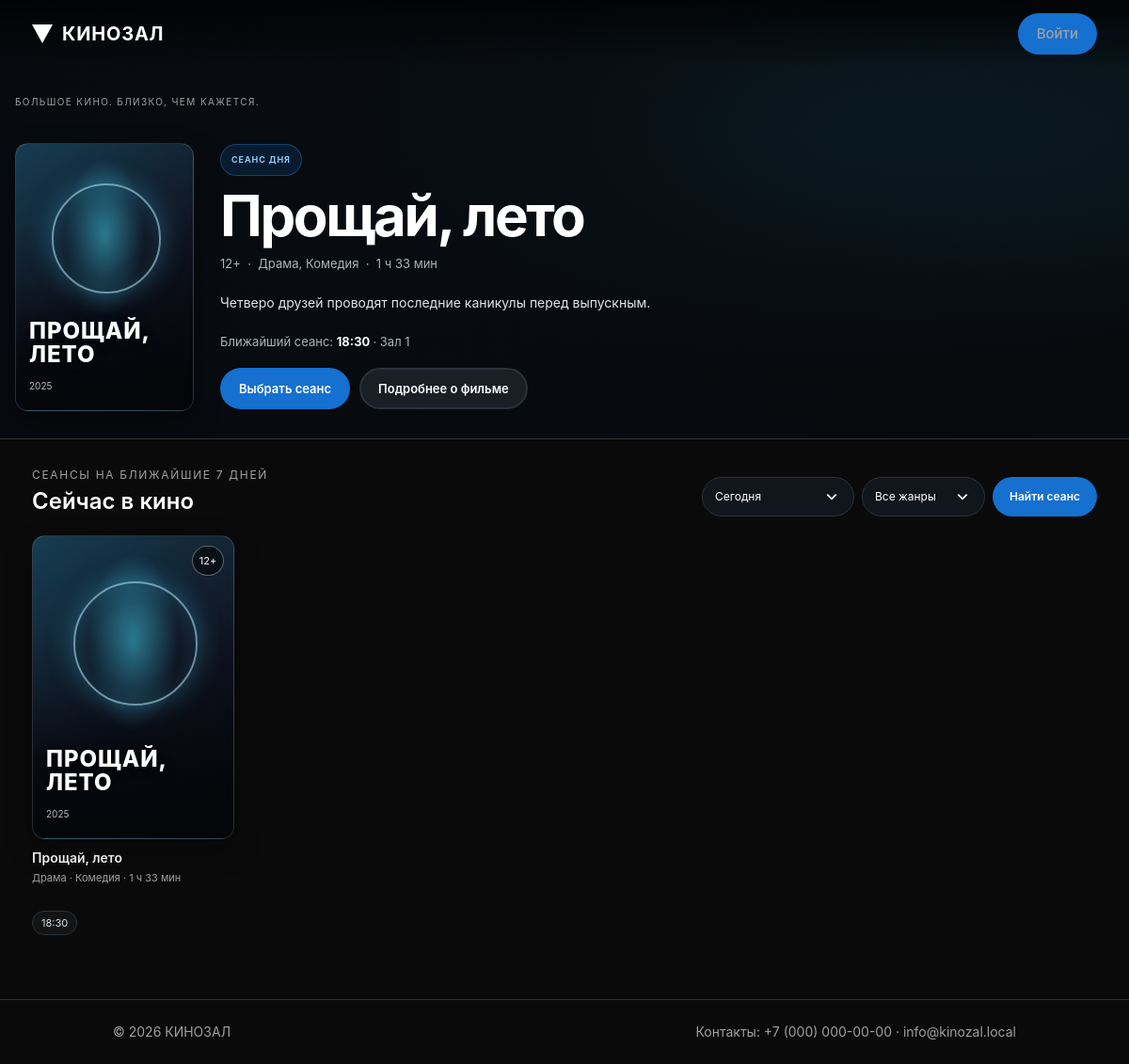
The page / on the database its author committed.
### kino/models.py (models this page shows, shortened)
class Movie(models.Model):
    AGE_CHOICES = [(0, "0+"), (6, "6+"), (12, "12+"), (16, "16+"), (18, "18+")]
    title = models.CharField("название", max_length=200)
    description = models.TextField("описание", blank=True)
    duration_min = models.PositiveSmallIntegerField(
        "длительность, мин", validators=[MinValueValidator(1), MaxValueValidator(600)])
    year = models.PositiveSmallIntegerField(
        "год выпуска", validators=[MinValueValidator(1900), MaxValueValidator(2100)])
    age_limit = models.PositiveSmallIntegerField("возрастное ограничение", choices=AGE_CHOICES, default=0)
    poster = models.ImageField("постер", upload_to="posters/", blank=True)
    backdrop = models.ImageField("фоновое изображение", upload_to="backdrops/", blank=True)
    is_active = models.BooleanField("показывать в афише", default=True)
    genres = models.ManyToManyField(Genre, related_name="movies", verbose_name="жанры", blank=True)
    created_at = models.DateTimeField("создан", default=timezone.now, editable=False)
    class Meta:
        verbose_name = "фильм"
        verbose_name_plural = "фильмы"
        ordering = ["title"]
        constraints = [
            check_constraint(Q(duration_min__gte=1, duration_min__lte=600), "movie_duration_range"),
            check_constraint(Q(age_limit__in=[0, 6, 12, 16, 18]), "movie_age_limit_values"),
        ]
    @property
    def duration_text(self):
        hours, minutes = divmod(self.duration_min, 60)
        return f"{hours} ч {minutes:02d} мин" if hours else f"{minutes} мин"

class Genre(models.Model):
    name = models.CharField("название", max_length=50, unique=True)
    class Meta:
        verbose_name = "жанр"
        verbose_name_plural = "жанры"
        ordering = ["name"]

class Session(models.Model):
    class Status(models.TextChoices):
        ACTIVE = "active", "Идёт по расписанию"
        CANCELLED = "cancelled", "Отменён"
    movie = models.ForeignKey(Movie, on_delete=models.PROTECT, related_name="sessions", verbose_name="фильм")
    hall = models.ForeignKey(Hall, on_delete=models.PROTECT, related_name="sessions", verbose_name="зал")
    starts_at = models.DateTimeField("начало", db_index=True)
    status = models.CharField("статус", max_length=10, choices=Status.choices, default=Status.ACTIVE)
    created_at = models.DateTimeField("создан", default=timezone.now, editable=False)
    class Meta:
        verbose_name = "сеанс"
        verbose_name_plural = "сеансы"
        ordering = ["starts_at"]
        indexes = [models.Index(fields=["hall", "starts_at"], name="session_hall_start_idx")]

class Hall(models.Model):
    name = models.CharField("название", max_length=50, unique=True)
    rows_count = models.PositiveSmallIntegerField(
        "число рядов", validators=[MinValueValidator(1), MaxValueValidator(30)])
    seats_per_row = models.PositiveSmallIntegerField(
        "мест в ряду", validators=[MinValueValidator(1), MaxValueValidator(40)])
    description = models.CharField("описание", max_length=200, blank=True)
    class Meta:
        verbose_name = "зал"
        verbose_name_plural = "залы"
        ordering = ["name"]
        constraints = [
            check_constraint(Q(rows_count__gte=1, rows_count__lte=30), "hall_rows_range"),
            check_constraint(Q(seats_per_row__gte=1, seats_per_row__lte=40), "hall_seats_range"),
        ]

### kino/views.py (the view)
# urls.py: path("", views.index, name="index"),  # Главная страница
def index(request):
    now = timezone.now()
    genres = list(Genre.objects.order_by("name"))
    genre_by_id = {str(genre.pk): genre for genre in genres}
    selected_genre = genre_by_id.get(request.GET.get("genre", ""))
    sessions = list(
        Session.objects.filter(
            starts_at__gte=now,
            starts_at__lt=now + timedelta(days=7),
            status=Session.Status.ACTIVE,
            movie__is_active=True,
        )
        .select_related("movie", "hall")
        .prefetch_related("movie__genres", "prices")
        .order_by("starts_at")
    )
    if selected_genre:
        sessions = [
            session
            for session in sessions
            if selected_genre in session.movie.genres.all()
        ]
    available_dates = sorted({
        timezone.localtime(session.starts_at).date()
        for session in sessions
    })
    requested_date = parse_date(request.GET.get("date", ""))
    selected_date = (
        requested_date
        if requested_date in available_dates
        else (available_dates[0] if available_dates else None)
    )
    showings_by_movie = {}
    if selected_date:
        for session in sessions:
            if timezone.localtime(session.starts_at).date() != selected_date:
                continue
            movie_id = session.movie_id
            if movie_id not in showings_by_movie:
                showings_by_movie[movie_id] = {
                    "movie": session.movie,
                    "sessions": [],
                }
            showings_by_movie[movie_id]["sessions"].append(session)
    weekday_names = (
        "Понедельник", "Вторник", "Среда", "Четверг",
        "Пятница", "Суббота", "Воскресенье",
    )
    today = timezone.localdate()
    date_options = [
        {
            "value": date.isoformat(),
            "label": (
                "Сегодня" if date == today
                else "Завтра" if date == today + timedelta(days=1)
                else f"{weekday_names[date.weekday()]}, {date:%d.%m}"
            ),
        }
        for date in available_dates
    ]
    showings = list(showings_by_movie.values())
    featured = next(
        (showing for showing in showings if showing["movie"].backdrop),
        showings[0] if showings else None,
    )
    return render(
        request,
        "index.html",
        {
            "showings": showings,
            "featured": featured,
            "genres": genres,
            "date_options": date_options,
            "selected_date": selected_date.isoformat() if selected_date else "",
            "selected_genre_id": selected_genre.pk if selected_genre else None,
        },
    )

### kino/templates/index.html (shortened to what this page needs)
{% extends "base.html" %}
{% block body_class %}home-body{% endblock %}
{% block main_class %}home-main{% endblock %}
{% block main_container_class %}home-container{% endblock %}
{% block content %}
<div class="home-page">
  <section class="home-hero"{% if featured and featured.movie.backdrop %} style="--hero-poster: url('{{ featured.movie.backdrop.url }}')"{% endif %}>
    <div class="home-hero__toolbar">
      <p class="eyebrow">Большое кино. Близко, чем кажется.</p>
    </div>
    {% if featured %}
    <div class="home-feature">
      <a class="home-poster home-poster--feature{% if not featured.movie.poster %} home-poster--placeholder{% endif %}" href="{% url 'movie_detail' featured.movie.pk %}" aria-label="Подробнее о фильме «{{ featured.movie.title }}»">
        {% if featured.movie.poster %}
        <img src="{{ featured.movie.poster.url }}" alt="Постер фильма «{{ featured.movie.title }}»">
        {% else %}
        <span class="home-poster__title">{{ featured.movie.title }}</span>
        <span class="home-poster__year">{{ featured.movie.year }}</span>
        {% endif %}
      </a>
      <div class="home-feature__content">
        <span class="home-pill">СЕАНС ДНЯ</span>
        <h1>{{ featured.movie.title }}</h1>
        <p class="home-feature__meta">
          {{ featured.movie.age_limit }}+ &nbsp;·&nbsp;
          {% for genre in featured.movie.genres.all %}{{ genre.name }}{% if not forloop.last %}, {% endif %}{% empty %}Без жанра{% endfor %}
          &nbsp;·&nbsp; {{ featured.movie.duration_text }}
        </p>
        <p class="home-feature__description">{{ featured.movie.description|default:"Выберите сеанс и проведите вечер за хорошим кино."|truncatewords:30 }}</p>
        <p class="home-feature__next">
          Ближайший сеанс:
          <strong>
            <time datetime="{{ featured.sessions.0.starts_at|date:'c' }}" data-local-datetime data-local-format="time">
            </time>
          </strong>
          <span>· {{ featured.sessions.0.hall.name }}</span>
        </p>
        <div class="home-feature__actions">
          <a class="btn btn-primary" href="{% url 'session_detail' featured.sessions.0.pk %}">Выбрать сеанс</a>
          <a class="btn btn-secondary" href="{% url 'movie_detail' featured.movie.pk %}">Подробнее о фильме</a>
        </div>
      </div>
    </div>
    {% endif %}
  </section>
  <section class="home-listing" id="afisha">
    <div class="home-section-heading">
      <div>
        <p class="eyebrow">СЕАНСЫ НА БЛИЖАЙШИЕ 7 ДНЕЙ</p>
        <h2>Сейчас в кино</h2>
      </div>
      <form class="home-filters" method="get" action="{% url 'index' %}">
        <label>
          <select class="select" name="date" aria-label="Дата сеанса">
            {% for option in date_options %}
            <option value="{{ option.value }}"{% if option.value == selected_date %} selected{% endif %}>{{ option.label }}</option>
            {% empty %}
            <option value="">Нет ближайших сеансов</option>
            {% endfor %}
          </select>
        </label>
        <label>
          <select class="select" name="genre" aria-label="Жанр фильма">
            <option value="">Все жанры</option>
          </select>
        </label>
        <button class="btn btn-primary" type="submit">Найти сеанс</button>
      </form>
    </div>
    {% if showings %}
    <div class="home-movie-grid">
      {% for showing in showings %}
      <article class="home-movie-card">
        <a class="home-poster{% if not showing.movie.poster %} home-poster--placeholder{% endif %}" href="{% url 'movie_detail' showing.movie.pk %}" aria-label="Подробнее о фильме «{{ showing.movie.title }}»">
          {% if showing.movie.poster %}
          <img src="{{ showing.movie.poster.url }}" alt="Постер фильма «{{ showing.movie.title }}»">
          {% else %}
          <span class="home-poster__title">{{ showing.movie.title }}</span>
          <span class="home-poster__year">{{ showing.movie.year }}</span>
          {% endif %}
          <span class="home-poster__age">{{ showing.movie.age_limit }}+</span>
        </a>
        <div class="home-movie-card__body">
          <h3><a href="{% url 'movie_detail' showing.movie.pk %}">{{ showing.movie.title }}</a></h3>
          <p class="home-movie-card__meta">
            {% for genre in showing.movie.genres.all %}{{ genre.name }}{% if not forloop.last %} · {% endif %}{% empty %}Без жанра{% endfor %}
            · {{ showing.movie.duration_text }}
          </p>
          <div class="home-showtimes" aria-label="Сеансы фильма {{ showing.movie.title }}">
            {% for session in showing.sessions %}
            <a href="{% url 'session_detail' session.pk %}" title="{{ session.hall.name }}">
              <time datetime="{{ session.starts_at|date:'c' }}" data-local-datetime data-local-format="time">
              </time>
            </a>
            {% endfor %}
          </div>
        </div>
      </article>
      {% endfor %}
    </div>
    {% else %}
    <div class="home-empty">
      <h3>На эту дату сеансов нет</h3>
      <p>Выберите другую дату или жанр — мы подберём подходящий фильм.</p>
    </div>
    {% endif %}
  </section>
</div>
{% endblock %}

### rows shown on the page
Movie: movie "ПРОЩАЙ, ЛЕТО", movie.year "2025", movie "Прощай, лето", movie.age_limit "12", movie.duration_text "1 ч 33 мин", movie.description "Четверо друзей проводят последние каникулы перед выпускным."
Genre: name "Драма"
Genre: name "Комедия"
Session: sessions.0.hall.name "Зал 1"

### other values the page prints
form field date "Сегодня"
